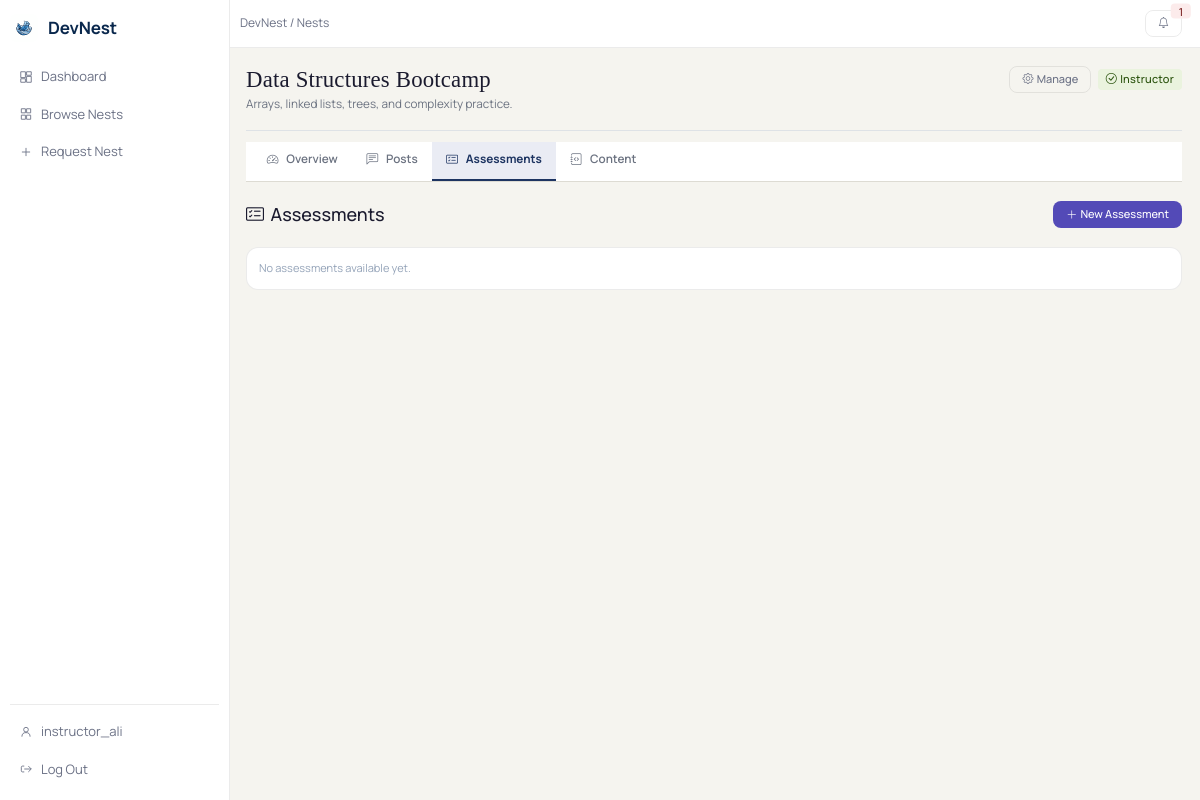
The app's page /assessments/nests/2/ (signed in), older data.
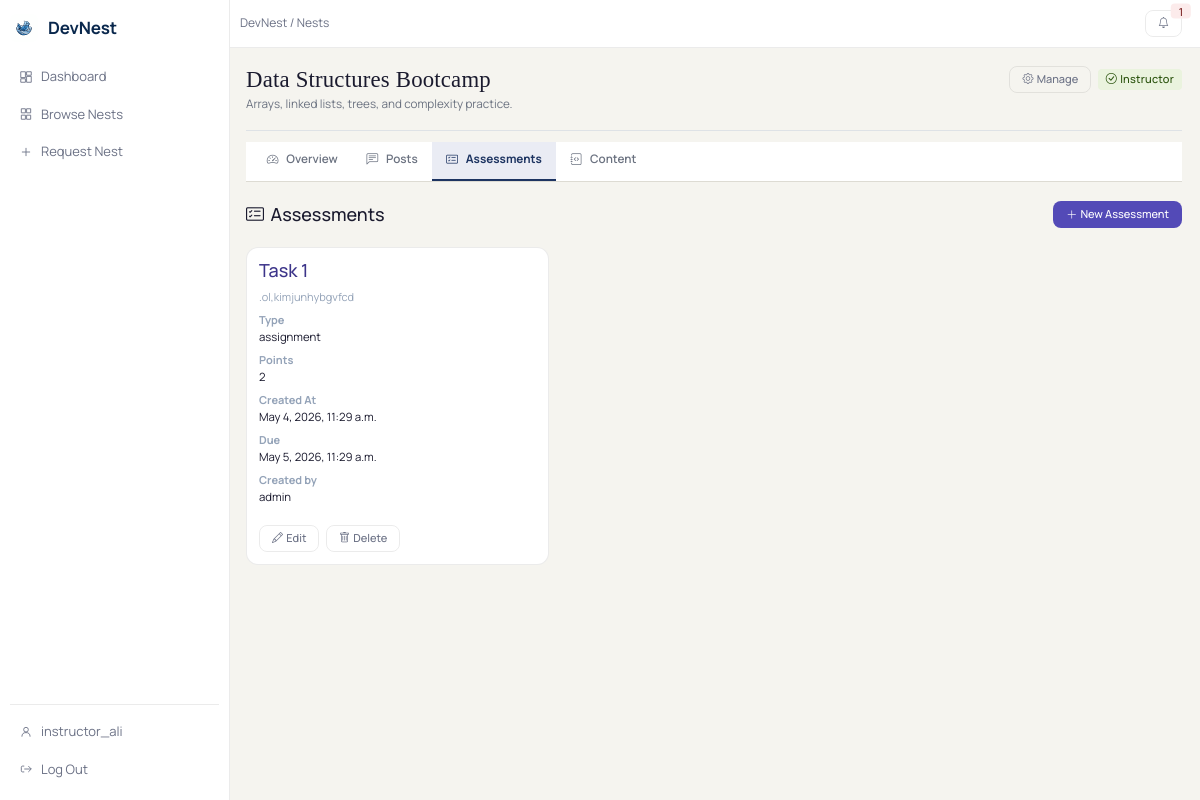
The same page, newer data.
### assessments/models.py (models this page shows, shortened)
class Assessment(models.Model):
    TYPE_CHOICES = [
        ('quiz', 'Quiz'),
        ('assignment', 'Assignment'),
    ]
    title = models.CharField(max_length=200)
    description = models.TextField(blank=True)
    assessment_type = models.CharField(max_length=20, choices=TYPE_CHOICES)
    points = models.PositiveIntegerField(default=0)
    due_date = models.DateTimeField(null=True, blank=True)
    duration = models.PositiveIntegerField(default=0, help_text="Duration in minutes (0 = no time limit)")
    created_by = models.ForeignKey(User,on_delete=models.CASCADE,related_name='created_assessments')
    created_at = models.DateTimeField(auto_now_add=True)
    nest = models.ForeignKey(Nest, on_delete=models.CASCADE, related_name='assessments', null=True, blank=True)

### assessments/views.py (the view)
# urls.py: path('nests/<int:nest_id>/', views.assessment_page_view, name='assessment_page_view'),
def assessment_page_view(request: HttpRequest, nest_id):
    if not request.user.is_authenticated:
        return _require_auth(request, 'You must be signed in to access assessments.')
    nest = get_object_or_404(Nest, pk=nest_id, status=Nest.Status.APPROVED)
    context = _nest_context(nest, request.user)
    has_access = context['is_nest_staff'] or (context['membership'] is not None)
    if not has_access:
        return _deny_access(request, 'You must be an active nest member to access assessments.', 'nests:nest_detail', nest_id=nest.pk)
    assessments = Assessment.objects.filter(nest=nest)
    if request.user.is_authenticated and not context['is_nest_staff']:
        submissions = Submission.objects.filter(student=request.user, assessment__nest=nest)
        submissions_map = {s.assessment_id: s.score for s in submissions}
        for assessment in assessments:
            assessment.student_score = submissions_map.get(assessment.id)
    else:
        for assessment in assessments:
            assessment.student_score = None
    total_score = (
        Submission.objects
        .filter(student=request.user, assessment__nest=nest)
        .aggregate(total=Sum('score'))['total'] or 0
    )
    context.update({
        'assessments': assessments,
        'nest': nest,
        'total_score': total_score,
    })
    return render(request, 'assessments/assessment_page.html', context)

### assessments/views.py (called while the page is built)
def _nest_context(nest: Nest, user):
    membership = nest.membership_for(user)
    pending_membership = nest.memberships.filter(
        user=user,
        status=NestMembership.Status.PENDING,
    ).first()
    return {
        'membership': membership,
        'pending_membership': pending_membership,
        'can_manage': nest.is_nest_staff(user) or nest.is_site_staff(user),
        'is_nest_staff': nest.is_nest_staff(user) or nest.is_site_staff(user),
    }

### main/context_processors.py (called while the page is built)
def notifications_context(request):
    if not getattr(request.user, 'is_authenticated', False):
        return {
            'unread_notifications': [],
            'unread_notifications_count': 0,
        }
    unread_qs = Notification.objects.filter(user=request.user, is_read=False)
    return {
        'unread_notifications': list(unread_qs[:8]),
        'unread_notifications_count': unread_qs.count(),
    }

### nests/models.py (called while the page is built)
    def membership_for(self, user):
        if not getattr(user, 'is_authenticated', False):
            return None
        return self.memberships.filter(user=user, status=NestMembership.Status.ACTIVE).first()

### assessments/templates/assessments/assessment_page.html (shortened to what this page needs)
{% extends "nests/nest_detail_base.html" %}
{% load static %}
{% block extra_css %}<link rel="stylesheet" href="{% static 'css/assessments-design.css' %}">{% endblock %}
{% block tab_assessments %}active{% endblock %}
{% block feature_content %}
<div class="d-flex justify-content-between align-items-center mb-4">
    <h5 class="mb-0"><i class="bi bi-card-checklist me-2"></i>Assessments</h5>
    {% if can_manage %}
    <a class="nest-btn-main" href="{% url 'assessments:assessment_create_view' nest_id=nest.id %}">
        <i class="bi bi-plus-lg me-1"></i> New Assessment
    </a>
    {% endif %}
</div>
<div class="assessments-list">
    {% if assessments %}
    <div class="row g-3">
        {% for assessment in assessments %}
        <div class="col-md-6 col-lg-4">
            <div class="nest-surface p-4 h-100 d-flex flex-column">
                <div class="d-flex justify-content-between align-items-start mb-2">
                    <h6 class="mb-0">
                        <a href="{% url 'assessments:assessment_detail_view' nest_id=nest.id pk=assessment.pk %}"
                            class="text-decoration-none">
                            {{ assessment.title }}
                        </a>
                    </h6>
                </div>
                <p class="text-muted small mb-2">{{ assessment.description }}</p>
                <dl class="mb-3 small">
                    <dt class="text-muted">Type</dt>
                    <dd>{{ assessment.assessment_type }}</dd>
                    <dt class="text-muted">Points</dt>
                    <dd>{{ assessment.points }}</dd>
                    <dt class="text-muted">Created At</dt>
                    <dd>{{ assessment.created_at }}</dd>
                    <dt class="text-muted">Due</dt>
                    <dd>{{ assessment.due_date|default:"No due date" }}</dd>
                    <dt class="text-muted">Created by</dt>
                    <dd>{{ assessment.created_by.username }}</dd>
                </dl>
                {% if can_manage %}
                <div class="d-flex gap-2 mt-auto">
                    <a class="nest-btn-soft"
                        href="{% url 'assessments:assessment_update_view' nest_id=nest.id pk=assessment.pk %}">
                        <i class="bi bi-pencil me-1"></i> Edit
                    </a>
                    <a class="nest-btn-soft" style="color:#dc3545;"
                        href="{% url 'assessments:assessment_delete_view' nest_id=nest.id pk=assessment.pk %}">
                        <i class="bi bi-trash me-1"></i> Delete
                    </a>
                </div>
                {% endif %}
            </div>
        </div>
        {% endfor %}
    </div>
    {% else %}
    <div class="nest-surface p-4 text-muted">No assessments available yet.</div>
    {% endif %}
</div>
{% endblock feature_content %}

Row changes from the older to the newer data that the page shows:
added Assessment: title "Task 1", description ".ol,kimjunhybgvfcd", assessment_type "assignment", points "2", created_at "May 4, 2026, 11:29 a.m.", due_date "May 5, 2026, 11:29 a.m.", created_by.username "admin"
Text that changed along with them:
text no longer shown: "No assessments available yet."
